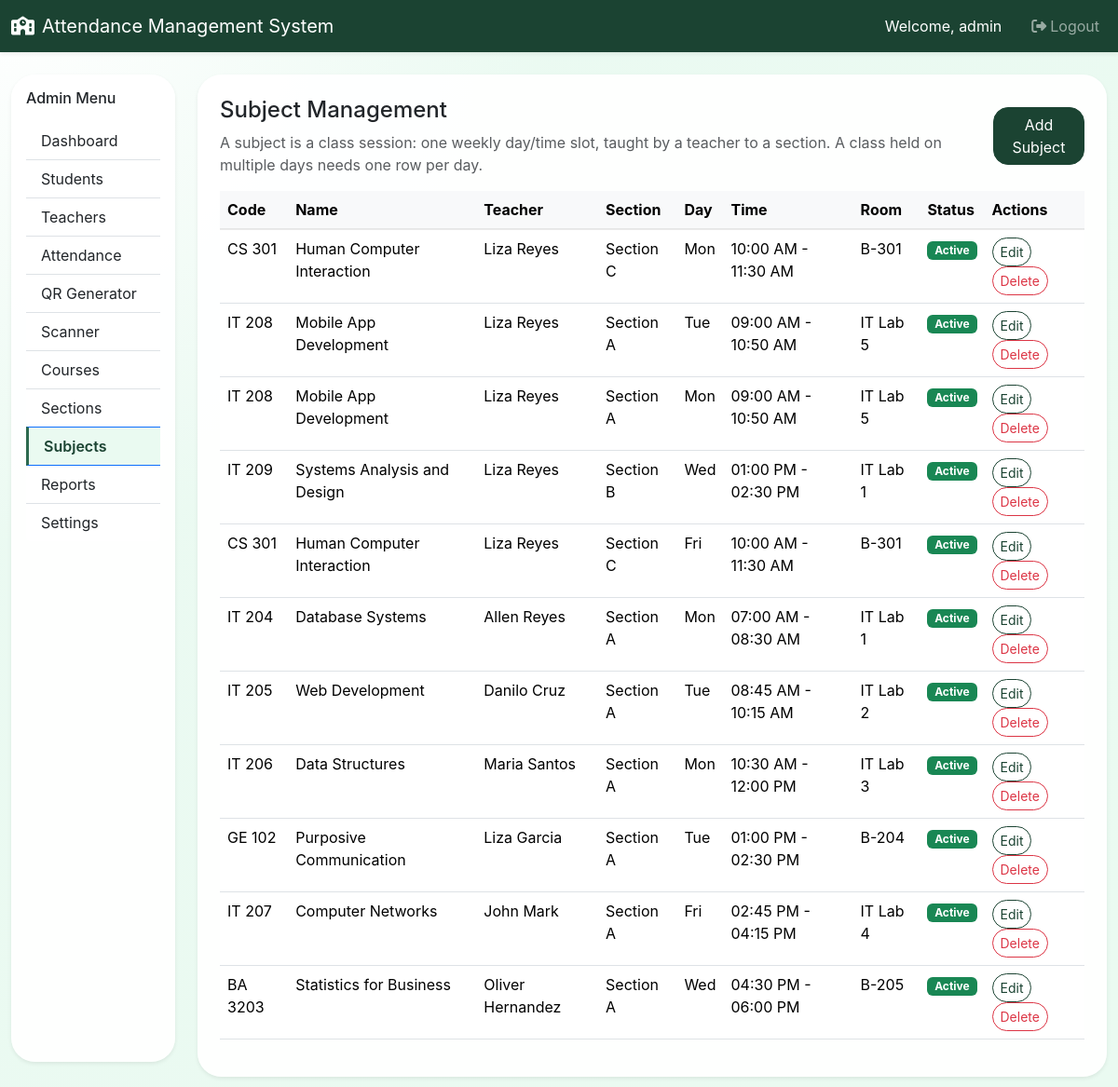
The app's page /admin/subjects.php (signed in) with its own data.
### tables this page shows
CREATE TABLE `subjects` (
  `id` int(11) NOT NULL,
  `code` varchar(30) NOT NULL,
  `name` varchar(150) NOT NULL,
  `teacher_id` int(11) DEFAULT NULL,
  `section_id` int(11) NOT NULL,
  `day_of_week` enum('Mon','Tue','Wed','Thu','Fri','Sat','Sun') NOT NULL,
  `start_time` time NOT NULL,
  `end_time` time DEFAULT NULL,
  `room` varchar(60) DEFAULT NULL,
  `credit_units` int(11) DEFAULT NULL,
  `important_note` text DEFAULT NULL,
  `absent_cutoff_minutes` int(11) DEFAULT NULL,
  `status` enum('active','inactive') NOT NULL DEFAULT 'active',
  `created_at` datetime NOT NULL DEFAULT current_timestamp()
);

CREATE TABLE `sections` (
  `id` int(11) NOT NULL,
  `year_level` varchar(30) NOT NULL,
  `section_name` varchar(80) NOT NULL,
  `course_id` int(11) NOT NULL,
  `adviser` varchar(120) DEFAULT NULL,
  `adviser_id` int(11) DEFAULT NULL,
  `created_at` datetime NOT NULL DEFAULT current_timestamp()
);

### admin/subjects.php (the view, shortened to what this page needs)
<?php
require_once __DIR__ . '/../includes/functions.php';
$subjects = $mysqli->query('SELECT sub.*, CONCAT(t.first_name, " ", t.last_name) AS teacher_name, sec.section_name FROM subjects sub LEFT JOIN teachers t ON sub.teacher_id = t.id LEFT JOIN sections sec ON sub.section_id = sec.id ORDER BY sub.created_at DESC');
require_once __DIR__ . '/../includes/header.php';
require_once __DIR__ . '/../includes/admin_nav.php';
?>
<div class="card rounded-4 shadow-sm p-4">
    <div class="d-flex justify-content-between align-items-center mb-3">
        <div>
            <h4>Subject Management</h4>
            <p class="text-muted mb-0">A subject is a class session: one weekly day/time slot, taught by a teacher to a section. A class held on multiple days needs one row per day.</p>
        </div>
        <button class="btn btn-primary" data-bs-toggle="modal" data-bs-target="#subjectModal">Add Subject</button>
    </div>
    <div class="table-responsive">
        <table class="table table-hover" id="subjectsTable">
            <thead class="table-light">
                <tr><th>Code</th><th>Name</th><th>Teacher</th><th>Section</th><th>Day</th><th>Time</th><th>Room</th><th>Status</th><th>Actions</th></tr>
            </thead>
            <tbody>
                <?php while ($row = $subjects->fetch_assoc()): ?>
                    <tr>
                        <td><?php echo htmlspecialchars($row['code']); ?></td>
                        <td><?php echo htmlspecialchars($row['name']); ?></td>
                        <td><?php echo htmlspecialchars($row['teacher_name'] ?: 'Unassigned'); ?></td>
                        <td><?php echo htmlspecialchars($row['section_name']); ?></td>
                        <td><?php echo htmlspecialchars($row['day_of_week']); ?></td>
                        <td><?php echo formatTime($row['start_time']); ?><?php echo $row['end_time'] ? ' - ' . formatTime($row['end_time']) : ''; ?></td>
                        <td><?php echo htmlspecialchars($row['room'] ?: '—'); ?></td>
                        <td><?php echo badgeStatus($row['status']); ?></td>
                        <td>
                            <button class="btn btn-sm btn-outline-primary btn-edit-subject" data-data='<?php echo json_encode($row); ?>'>Edit</button>
                            <form method="post" class="d-inline-block" onsubmit="return confirm('Delete this subject?');">
                                <button class="btn btn-sm btn-outline-danger">Delete</button>
                            </form>
                        </td>
                    </tr>
                <?php endwhile; ?>
            </tbody>
        </table>
    </div>
</div>
</div>
</div>
<?php require_once __DIR__ . '/../includes/footer.php'; ?>

### includes/functions.php (shortened to what this page needs)
<?php
function formatTime($time) {
    return date('h:i A', strtotime($time));
}
function badgeStatus($status) {
    $classes = [
        'active' => 'success',
        'inactive' => 'secondary',
        'present' => 'success',
        'absent' => 'danger',
        'late' => 'warning',
        'excused' => 'info'
    ];
    $class = isset($classes[$status]) ? $classes[$status] : 'secondary';
    return '<span class="badge bg-' . $class . '">' . ucfirst($status) . '</span>';
}
    ?>

### assets/css/theme-tokens.css (style rules this page uses)
:root { --lp-dark-green: #1b4332; --lp-mid-green: #2d6a4f; --lp-soft-green: #74c69d; --lp-pale-green: #eafaf1; --lp-deep-green: #004D3A; }

### assets/css/style.css (style rules this page uses)
body { background: radial-gradient(circle at top left, rgba(255,255,255,0.95), rgba(234,250,241,0.95) 35%, #eafaf1 100%); min-height: 100vh; color: #222; font-family: 'Inter', sans-serif; background-attachment: fixed; }
.card { border: none; background: rgba(255,255,255,0.92); box-shadow: 0 24px 60px rgba(15, 36, 79, 0.08); }
.btn, .form-control, .form-select { border-radius: 1rem; }
.card.rounded-4 { border-radius: 1.6rem !important; }
.table thead th { border-bottom: 2px solid rgba(0,0,0,.08); }

### assets/css/dashboard-theme.css (style rules this page uses)
.btn-primary { --bs-btn-bg: var(--lp-dark-green); --bs-btn-border-color: var(--lp-dark-green); --bs-btn-hover-bg: var(--lp-mid-green); --bs-btn-hover-border-color: var(--lp-mid-green); --bs-btn-active-bg: var(--lp-deep-green); --bs-btn-active-border-color: var(--lp-deep-green); }
.btn-outline-primary { --bs-btn-color: var(--lp-dark-green); --bs-btn-border-color: var(--lp-dark-green); --bs-btn-hover-bg: var(--lp-dark-green); --bs-btn-hover-border-color: var(--lp-dark-green); --bs-btn-active-bg: var(--lp-dark-green); --bs-btn-active-border-color: var(--lp-dark-green); }

### assets/css/student-portal.css (style rules this page uses)
:root { --sp-accent-green: #2fbf71; --sp-sidebar-width: 250px; }

### records on screen
subjects: code "CS 301", name "Human Computer Interaction", teacher_name "Liza Reyes", section.section_name "Section C", day_of_week "Mon", start_time "10:00 AM", end_time "11:30 AM", room "B-301", status "Active"
subjects: code "IT 208", name "Mobile App Development", teacher_name "Liza Reyes", section.section_name "Section A", day_of_week "Tue", start_time "09:00 AM", end_time "10:50 AM", room "IT Lab 5", status "Active"
subjects: code "IT 208", name "Mobile App Development", teacher_name "Liza Reyes", section.section_name "Section A", day_of_week "Mon", start_time "09:00 AM", end_time "10:50 AM", room "IT Lab 5", status "Active"
subjects: code "IT 209", name "Systems Analysis and Design", teacher_name "Liza Reyes", section.section_name "Section B", day_of_week "Wed", start_time "01:00 PM", end_time "02:30 PM", room "IT Lab 1", status "Active"
subjects: code "CS 301", name "Human Computer Interaction", teacher_name "Liza Reyes", section.section_name "Section C", day_of_week "Fri", start_time "10:00 AM", end_time "11:30 AM", room "B-301", status "Active"
subjects: code "IT 204", name "Database Systems", teacher_name "Allen Reyes", section.section_name "Section A", day_of_week "Mon", start_time "07:00 AM", end_time "08:30 AM", room "IT Lab 1", status "Active"
subjects: code "IT 205", name "Web Development", teacher_name "Danilo Cruz", section.section_name "Section A", day_of_week "Tue", start_time "08:45 AM", end_time "10:15 AM", room "IT Lab 2", status "Active"
subjects: code "IT 206", name "Data Structures", teacher_name "Maria Santos", section.section_name "Section A", day_of_week "Mon", start_time "10:30 AM", end_time "12:00 PM", room "IT Lab 3", status "Active"
subjects: code "GE 102", name "Purposive Communication", teacher_name "Liza Garcia", section.section_name "Section A", day_of_week "Tue", start_time "01:00 PM", end_time "02:30 PM", room "B-204", status "Active"
subjects: code "IT 207", name "Computer Networks", teacher_name "John Mark", section.section_name "Section A", day_of_week "Fri", start_time "02:45 PM", end_time "04:15 PM", room "IT Lab 4", status "Active"
subjects: code "BA 3203", name "Statistics for Business", teacher_name "Oliver Hernandez", section.section_name "Section A", day_of_week "Wed", start_time "04:30 PM", end_time "06:00 PM", room "B-205", status "Active"

### other values on screen
$schoolName "Attendance Management System"
$user['username'] "admin"
